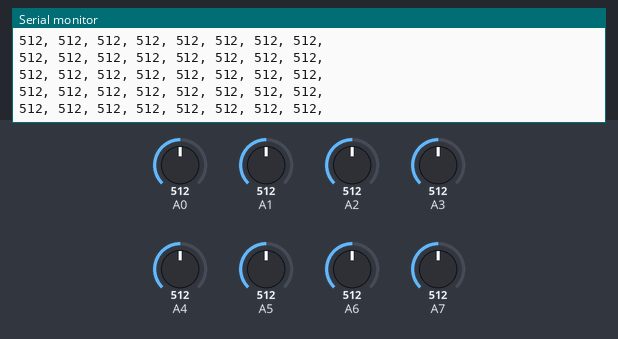
The sketch below on a simulated Arduino Uno, built with avr-gcc and run on an emulated ATmega328P. On the bench: the last lines printed to the serial monitor. Inputs (shaded band) come from the test bench; at power-on: A0 = 512, A1 = 512, A2 = 512, A3 = 512, A4 = 512, A5 = 512, A6 = 512, A7 = 512.

Above: at 1.2 s.
1.3 s: A0 set to 110
At 1.42 s:
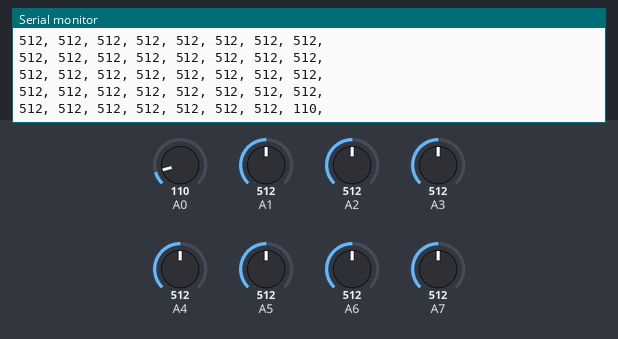
4.3 s: A0 set to 90
At 4.3 s:
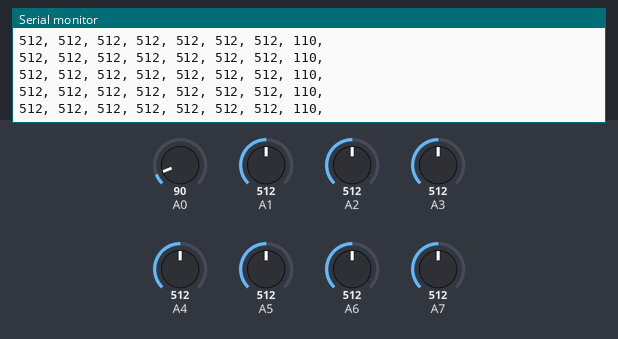
10.3 s: A1 set to 107
At 10.32 s:
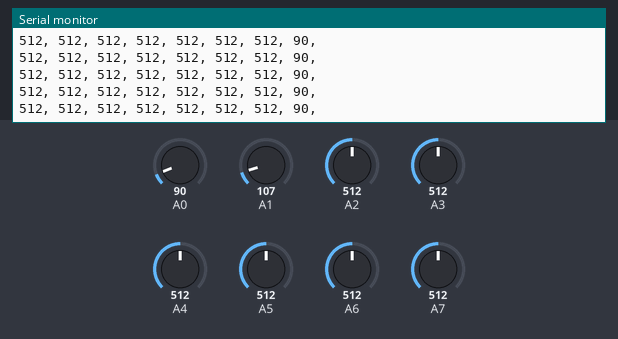
13.3 s: A1 set to 93
At 13.3 s:
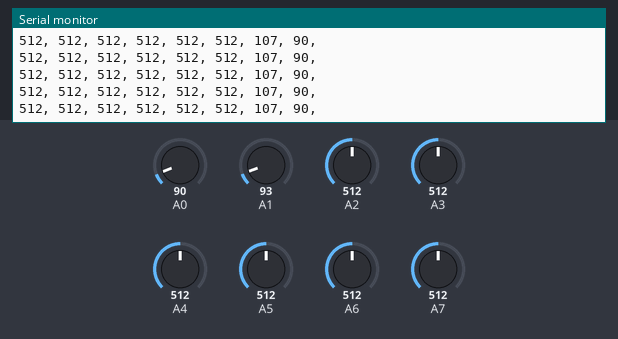

Measured:
- after the input at 1.3 s, the serial monitor: prints a new line after 0.10 s (image 1)

The sketch:

Sensor-Analog-Read.ino
```cpp
int sensorADC[8];
void setup() {Serial.begin(9600);}
void loop() {
  Read_ADC();
  for(unsigned char x=0;x<8;x++){Serial.print(String(sensorADC[x])+", ");}
  Serial.println();
}
void Read_ADC(){
  sensorADC[0]=analogRead(7);
  sensorADC[1]=analogRead(6);
  sensorADC[2]=analogRead(5);
  sensorADC[3]=analogRead(4);
  sensorADC[4]=analogRead(3);
  sensorADC[5]=analogRead(2);
  sensorADC[6]=analogRead(1);
  sensorADC[7]=analogRead(0);
}
```
